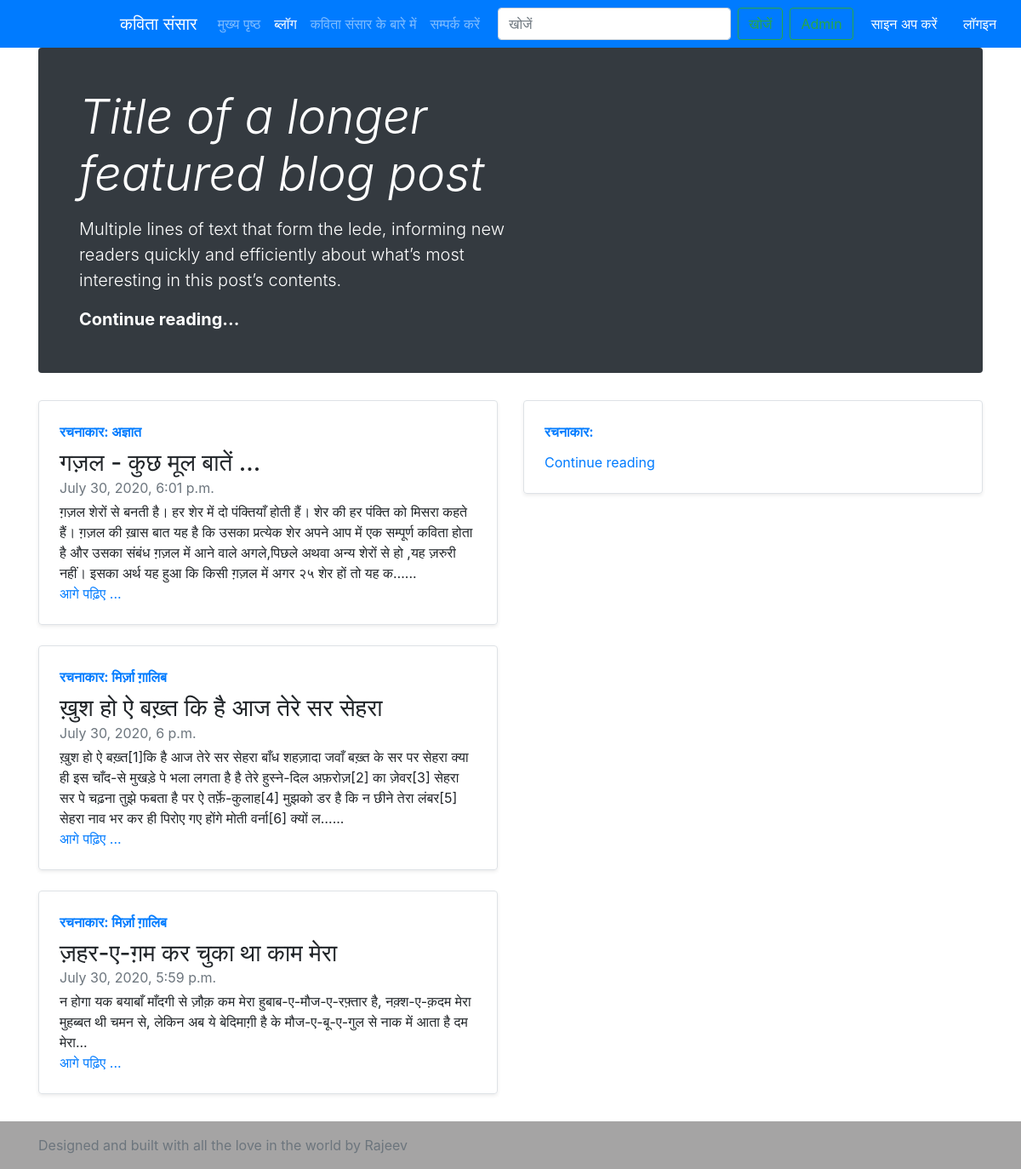
Screenshot of /blog/ with the database file from the repository.
### blog/models.py (models this page shows, shortened)
class Post(models.Model):
    sno = models.AutoField(primary_key=True)
    title = models.CharField(max_length=50, default="")
    content = models.TextField()
    author = models.CharField(max_length=30, default="")
    slug = models.CharField(max_length=150, default="")
    tag = models.CharField(max_length=15, default="")
    date = models.DateTimeField(editable=False, default=timezone.now)

### blog/views.py (the view)
# urls.py: path('', views.blogHome, name='blogHome'),
def blogHome(request):
    allPosts = Post.objects.order_by('-sno')
    context = {'allPosts': allPosts}
    return render(request, 'blog/bloghome.html', context)

### templates/blog/bloghome.html (shortened to what this page needs)
{% extends "layout.html" %}
{% block blogactive %}active{% endblock blogactive%}
{% block body %}
<div class="container">
    <div class="jumbotron p-4 p-md-5 text-white rounded bg-dark">
        <div class="col-md-6 px-0">
            <h1 class="display-4 font-italic">Title of a longer featured blog post</h1>
            <p class="lead my-3">Multiple lines of text that form the lede, informing new readers quickly and
                efficiently
                about what’s most interesting in this post’s contents.</p>
            <p class="lead mb-0"><a href="#" class="text-white font-weight-bold">Continue reading...</a></p>
        </div>
    </div>
    <div class="row mb-2">
        <div class="col-md-6">
            {% for post in allPosts %}
            <div
                class="row no-gutters border rounded overflow-hidden flex-md-row mb-4 shadow-sm h-md-250 position-relative">
                <div class="col p-4 d-flex flex-column position-static">
                    <strong class="d-inline-block mb-2 text-primary">रचनाकार: {{post.author}}</strong>
                    <h3 class="mb-0">{{post.title}}</h3>
                    <div class="mb-1 text-muted">{{post.date}}</div>
                    <p class="card-text mb-auto">{{post.content| truncatechars:300}}...</p>
                    <a href="/blog/{{post.slug}}" class="stretched-link">आगे पढ़िए ...</a>
                </div>
            </div>
            {% endfor %}
        </div>
        <div class="col-md-6">
        <div
                class="row no-gutters border rounded overflow-hidden flex-md-row mb-4 shadow-sm h-md-250 position-relative">
                <div class="col p-4 d-flex flex-column position-static">
                    <strong class="d-inline-block mb-2 text-primary">रचनाकार: {{post.author}}</strong>
                    <a href="#" class="stretched-link">Continue reading</a>
                </div>
            </div>
        </div>
    </div>
</div>
{% endblock body%}

### templates/layout.html (shortened to what this page needs)
<!DOCTYPE html>
<html lang="en">
<head>
    <link rel="stylesheet" href="https://stackpath.bootstrapcdn.com/bootstrap/4.2.1/css/bootstrap.min.css"
>
</head>
<body>
    <nav class="navbar navbar-expand-lg sticky-top navbar-dark bg-primary">
        <a class="navbar-brand" href="/">कविता संसार</a>
        <div class="collapse navbar-collapse" id="navbarSupportedContent">
            <ul class="navbar-nav mr-auto">
                <li class="nav-item {% block homeactive %}{% endblock homeactive%}">
                    <a class="nav-link" href="/">मुख्य पृष्ठ</a>
                </li>
                <li class="nav-item {% block blogactive %}{% endblock blogactive%}">
                    <a class="nav-link" href="/blog">ब्लॉग</a>
                </li>
                <li class="nav-item {% block aboutactive %}{% endblock aboutactive%}">
                    <a class="nav-link" href="/about">कविता संसार के बारे में</a>
                </li>
                <li class="nav-item {% block contactactive %}{% endblock contactactive%}">
                    <a class="nav-link" href="/contact">सम्पर्क करें</a>
                </li>
            </ul>
            <form class="form-inline my-2 my-lg-0" method="get" action="/search">
                <input class="form-control mr-sm-2" type="search" name="query" id="search" placeholder="खोजें"
                    aria-label="Search">
                <button class="btn btn-outline-success my-2 my-sm-0" type="submit">खोजें</button>
                <a class="btn btn-outline-success m-2 my-sm-0" href="/admin" type="submit">Admin</a>
            </form>
            <div>
                {% if not user.is_authenticated %}
                <button type="button" class="btn btn-primary" data-toggle="modal" data-target="#signupModal">
                    साइन अप करें
                </button>
                <button type="button" class="btn btn-primary" data-toggle="modal" data-target="#loginModal">
                    लॉगइन
                </button>
                {% endif %}
            </div>
        </div>
    </nav>
    {% block body %} {% endblock body%}
    <footer class="footer mt-auto py-3" style="background-color: rgb(165, 164, 164);">
        <div class="container">
            <span class="text-muted">Designed and built with all the love in the
                world by Rajeev</span>
        </div>
    </footer>
</body>
</html>

### templates/layout.html (style rules this page uses)
.jumbotron { padding: 4rem 2rem; background-color: rgb(134, 217, 250); }

### rows the page displays
Post: author "अज्ञात", title "गज़ल - कुछ मूल बातें ...", date "July 30, 2020, 6:01 p.m.", content "ग़ज़ल शेरों से बनती है। हर शेर में दो पंक्तियाँ होती हैं। शेर की हर पंक्ति को मिसरा कहते हैं। ग़ज़ल की खा़स बात यह है कि उसका प्रत्येक शेर अपने आप में एक सम्पूर्ण कविता होता है और उसका संबंध ग़ज़ल में आने वाले अगले,पिछले अथवा अन्य शेरों से हो ,यह ज़रुरी नहीं। इसका अर्थ यह हुआ कि किसी ग़ज़ल में अगर २५ शेर हों तो यह क…"
Post: author "मिर्ज़ा ग़ालिब", title "ख़ुश हो ऐ बख़्त कि है आज तेरे सर सेहरा", date "July 30, 2020, 6 p.m.", content "ख़ुश हो ऐ बख़्त[1]कि है आज तेरे सर सेहरा बाँध शहज़ादा जवाँ बख़्त के सर पर सेहरा क्या ही इस चाँद-से मुखड़े पे भला लगता है है तेरे हुस्ने-दिल अफ़रोज़[2] का ज़ेवर[3] सेहरा सर पे चढ़ना तुझे फबता है पर ऐ तर्फ़े-कुलाह[4] मुझको डर है कि न छीने तेरा लंबर[5] सेहरा नाव भर कर ही पिरोए गए होंगे मोती वर्ना[6] क्यों ल…"
Post: author "मिर्ज़ा ग़ालिब", title "ज़हर-ए-ग़म कर चुका था काम मेरा", date "July 30, 2020, 5:59 p.m.", content "न होगा यक बयाबाँ माँदगी से ज़ौक़ कम मेरा हुबाब-ए-मौज-ए-रफ़्तार है, नक़्श-ए-क़दम मेरा मुहब्बत थी चमन से, लेकिन अब ये बेदिमाग़ी है के मौज-ए-बू-ए-गुल से नाक में आता है दम मेरा"
